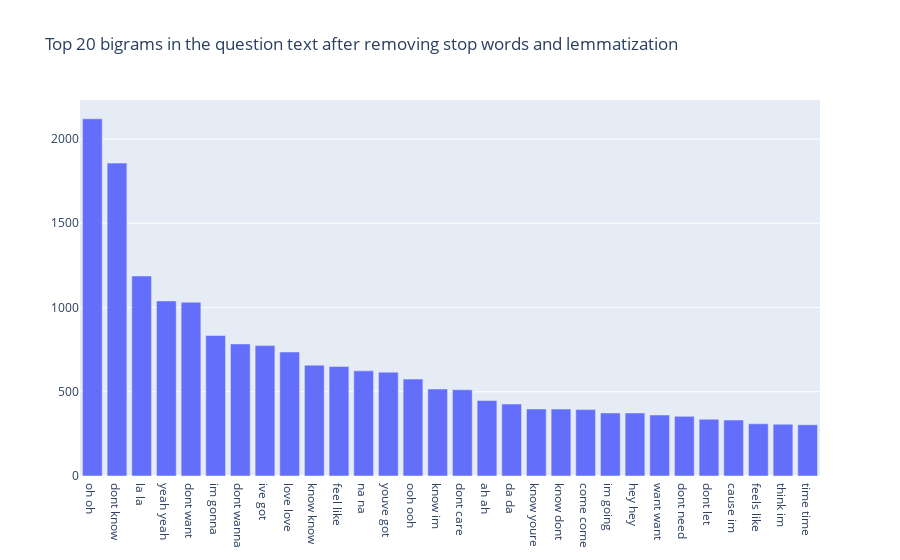

This figure's notebook cell:
### Code cell
def get_top_n_bigram(corpus, n=None):
    vec = CountVectorizer(ngram_range=(2, 2), stop_words='english').fit(corpus)
    bag_of_words = vec.transform(corpus)
    sum_words = bag_of_words.sum(axis=0) 
    words_freq = [(word, sum_words[0, idx]) for word, idx in vec.vocabulary_.items()]
    words_freq =sorted(words_freq, key = lambda x: x[1], reverse=True)
    return words_freq[:n]
common_words = get_top_n_bigram(songlyrics['cleaned_lyrics'], 30)
df3 = pd.DataFrame(common_words, columns = ['bigram' , 'count'])

fig = go.Figure([go.Bar(x=df3['bigram'], y=df3['count'])])
fig.update_layout(title=go.layout.Title(text="Top 20 bigrams in the question text after removing stop words and lemmatization"))
fig.show()

### Figure 1 — Plotly figure (JSON) as saved in the notebook; plotly's stock layout.template omitted (floating-point values rounded to 4 significant figures)
{"data": [{"type": "bar", "x": ["oh oh", "dont know", "la la", "yeah yeah", "dont want", "im gonna", "dont wanna", "ive got", "love love", "know know", "feel like", "na na", "youve got", "ooh ooh", "know im", "dont care", "ah ah", "da da", "know youre", "know dont", "come come", "im going", "hey hey", "want want", "dont need", "dont let", "cause im", "feels like", "think im", "time time"], "y": [2120, 1857, 1187, 1039, 1031, 834, 784, 774, 736, 658, 650, 624, 616, 575, 516, 512, 448, 427, 398, 397, 394, 374, 374, 362, 354, 337, 332, 310, 307, 304]}], "layout": {"title": {"text": "Top 20 bigrams in the question text after removing stop words and lemmatization"}}}
